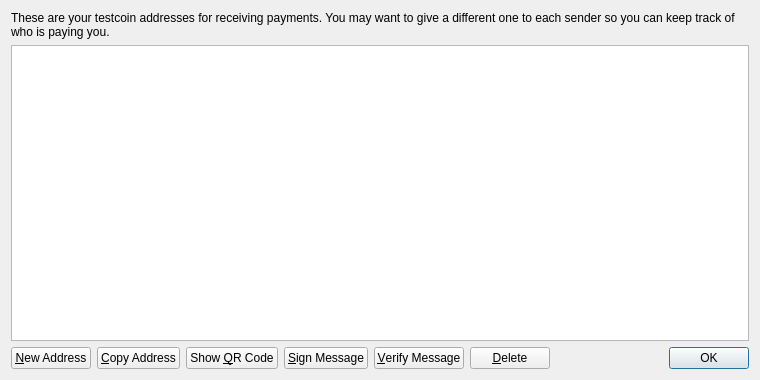
<?xml version="1.0" encoding="UTF-8"?>
<ui version="4.0">
 <class>AddressBookPage</class>
 <widget class="QWidget" name="AddressBookPage">
  <property name="geometry">
   <rect>
    <x>0</x>
    <y>0</y>
    <width>760</width>
    <height>380</height>
   </rect>
  </property>
  <property name="windowTitle">
   <string>Address Book</string>
  </property>
  <layout class="QVBoxLayout" name="verticalLayout">
   <item>
    <widget class="QLabel" name="labelExplanation">
     <property name="text">
      <string>These are your testcoin addresses for receiving payments. You may want to give a different one to each sender so you can keep track of who is paying you.</string>
     </property>
     <property name="textFormat">
      <enum>Qt::PlainText</enum>
     </property>
     <property name="wordWrap">
      <bool>true</bool>
     </property>
    </widget>
   </item>
   <item>
    <widget class="QTableView" name="tableView">
     <property name="contextMenuPolicy">
      <enum>Qt::CustomContextMenu</enum>
     </property>
     <property name="toolTip">
      <string>Double-click to edit address or label</string>
     </property>
     <property name="tabKeyNavigation">
      <bool>false</bool>
     </property>
     <property name="alternatingRowColors">
      <bool>true</bool>
     </property>
     <property name="selectionMode">
      <enum>QAbstractItemView::SingleSelection</enum>
     </property>
     <property name="selectionBehavior">
      <enum>QAbstractItemView::SelectRows</enum>
     </property>
     <property name="sortingEnabled">
      <bool>true</bool>
     </property>
     <attribute name="verticalHeaderVisible">
      <bool>false</bool>
     </attribute>
    </widget>
   </item>
   <item>
    <layout class="QHBoxLayout" name="horizontalLayout">
     <item>
      <widget class="QPushButton" name="newAddressButton">
       <property name="toolTip">
        <string>Create a new address</string>
       </property>
       <property name="text">
        <string>&amp;New Address</string>
       </property>
       <property name="icon">
        <iconset resource="../bitcoin.qrc">
         <normaloff>:/icons/add</normaloff>:/icons/add</iconset>
       </property>
      </widget>
     </item>
     <item>
      <widget class="QPushButton" name="copyToClipboard">
       <property name="toolTip">
        <string>Copy the currently selected address to the system clipboard</string>
       </property>
       <property name="text">
        <string>&amp;Copy Address</string>
       </property>
       <property name="icon">
        <iconset resource="../bitcoin.qrc">
         <normaloff>:/icons/editcopy</normaloff>:/icons/editcopy</iconset>
       </property>
      </widget>
     </item>
     <item>
      <widget class="QPushButton" name="showQRCode">
       <property name="text">
        <string>Show &amp;QR Code</string>
       </property>
       <property name="icon">
        <iconset resource="../bitcoin.qrc">
         <normaloff>:/icons/qrcode</normaloff>:/icons/qrcode</iconset>
       </property>
      </widget>
     </item>
     <item>
      <widget class="QPushButton" name="signMessage">
       <property name="toolTip">
        <string>Sign a message to prove you own a Bitcoin address</string>
       </property>
       <property name="text">
        <string>&amp;Sign Message</string>
       </property>
       <property name="icon">
        <iconset resource="../bitcoin.qrc">
         <normaloff>:/icons/edit</normaloff>:/icons/edit</iconset>
       </property>
      </widget>
     </item>
     <item>
      <widget class="QPushButton" name="verifyMessage">
       <property name="toolTip">
        <string>Verify a message to ensure it was signed with a specified Bitcoin address</string>
       </property>
       <property name="text">
        <string>&amp;Verify Message</string>
       </property>
       <property name="icon">
        <iconset resource="../bitcoin.qrc">
         <normaloff>:/icons/transaction_0</normaloff>:/icons/transaction_0</iconset>
       </property>
      </widget>
     </item>
     <item>
      <widget class="QPushButton" name="deleteButton">
       <property name="toolTip">
        <string>Delete the currently selected address from the list. Only sending addresses can be deleted.</string>
       </property>
       <property name="text">
        <string>&amp;Delete</string>
       </property>
       <property name="icon">
        <iconset resource="../bitcoin.qrc">
         <normaloff>:/icons/remove</normaloff>:/icons/remove</iconset>
       </property>
      </widget>
     </item>
     <item>
      <spacer name="horizontalSpacer">
       <property name="orientation">
        <enum>Qt::Horizontal</enum>
       </property>
       <property name="sizeHint" stdset="0">
        <size>
         <width>40</width>
         <height>20</height>
        </size>
       </property>
      </spacer>
     </item>
     <item>
      <widget class="QDialogButtonBox" name="buttonBox">
       <property name="sizePolicy">
        <sizepolicy hsizetype="Maximum" vsizetype="Fixed">
         <horstretch>0</horstretch>
         <verstretch>0</verstretch>
        </sizepolicy>
       </property>
       <property name="standardButtons">
        <set>QDialogButtonBox::Ok</set>
       </property>
      </widget>
     </item>
    </layout>
   </item>
  </layout>
 </widget>
 <resources>
  <include location="../bitcoin.qrc"/>
 </resources>
 <connections/>
</ui>
